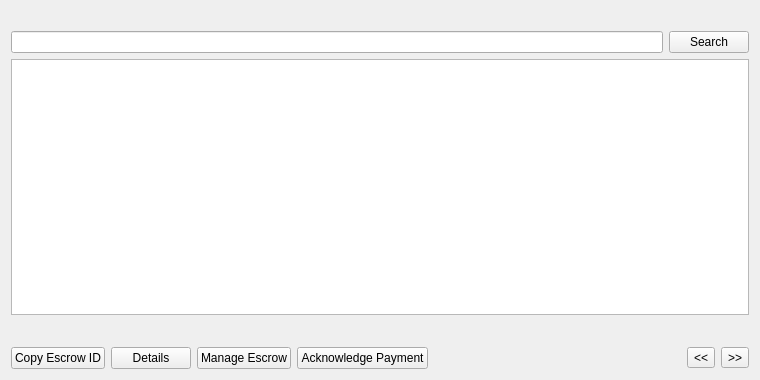
<?xml version="1.0" encoding="UTF-8"?>
<ui version="4.0">
 <class>EscrowListPage</class>
 <widget class="QWidget" name="EscrowListPage">
  <property name="geometry">
   <rect>
    <x>0</x>
    <y>0</y>
    <width>760</width>
    <height>380</height>
   </rect>
  </property>
  <property name="windowTitle">
   <string>Escrows</string>
  </property>
  <layout class="QVBoxLayout" name="verticalLayout">
   <item>
    <widget class="QLabel" name="labelExplanation">
     <property name="textFormat">
      <enum>Qt::PlainText</enum>
     </property>
     <property name="wordWrap">
      <bool>true</bool>
     </property>
    </widget>
   </item>
   <item>
    <layout class="QHBoxLayout" name="horizontalLayout_2">
     <item>
      <widget class="QLineEdit" name="lineEditEscrowSearch"/>
     </item>
     <item>
      <widget class="QPushButton" name="searchEscrow">
       <property name="maximumSize">
        <size>
         <width>16777215</width>
         <height>48</height>
        </size>
       </property>
       <property name="text">
        <string>Search</string>
       </property>
      </widget>
     </item>
    </layout>
   </item>
   <item>
    <widget class="QTableView" name="tableView">
     <property name="contextMenuPolicy">
      <enum>Qt::CustomContextMenu</enum>
     </property>
     <property name="toolTip">
      <string/>
     </property>
     <property name="tabKeyNavigation">
      <bool>false</bool>
     </property>
     <property name="alternatingRowColors">
      <bool>true</bool>
     </property>
     <property name="selectionMode">
      <enum>QAbstractItemView::SingleSelection</enum>
     </property>
     <property name="selectionBehavior">
      <enum>QAbstractItemView::SelectRows</enum>
     </property>
     <property name="sortingEnabled">
      <bool>true</bool>
     </property>
     <attribute name="verticalHeaderVisible">
      <bool>false</bool>
     </attribute>
    </widget>
   </item>
   <item>
    <layout class="QHBoxLayout" name="horizontalLayout_3">
     <item>
      <spacer name="horizontalSpacer_2">
       <property name="orientation">
        <enum>Qt::Horizontal</enum>
       </property>
       <property name="sizeHint" stdset="0">
        <size>
         <width>40</width>
         <height>20</height>
        </size>
       </property>
      </spacer>
     </item>
     <item>
      <widget class="QLabel" name="labelPage">
       <property name="text">
        <string/>
       </property>
      </widget>
     </item>
    </layout>
   </item>
   <item>
    <layout class="QHBoxLayout" name="horizontalLayout">
     <item>
      <widget class="QPushButton" name="copyEscrow">
       <property name="toolTip">
        <string>Copy the currently selected escrow to the system clipboard</string>
       </property>
       <property name="text">
        <string>Copy Escrow ID</string>
       </property>
      </widget>
     </item>
     <item>
      <widget class="QPushButton" name="detailButton">
       <property name="text">
        <string>Details</string>
       </property>
      </widget>
     </item>
     <item>
      <widget class="QPushButton" name="manageButton">
       <property name="text">
        <string>Manage Escrow</string>
       </property>
      </widget>
     </item>
     <item>
      <widget class="QPushButton" name="ackButton">
       <property name="text">
        <string>Acknowledge Payment</string>
       </property>
      </widget>
     </item>
     <item>
      <spacer name="horizontalSpacer">
       <property name="orientation">
        <enum>Qt::Horizontal</enum>
       </property>
       <property name="sizeHint" stdset="0">
        <size>
         <width>40</width>
         <height>20</height>
        </size>
       </property>
      </spacer>
     </item>
     <item>
      <widget class="QToolButton" name="prevButton">
       <property name="text">
        <string>&lt;&lt;</string>
       </property>
      </widget>
     </item>
     <item>
      <widget class="QToolButton" name="nextButton">
       <property name="text">
        <string>&gt;&gt;</string>
       </property>
      </widget>
     </item>
    </layout>
   </item>
  </layout>
 </widget>
 <resources>
  <include location="../gtacoin.qrc"/>
 </resources>
 <connections/>
</ui>
